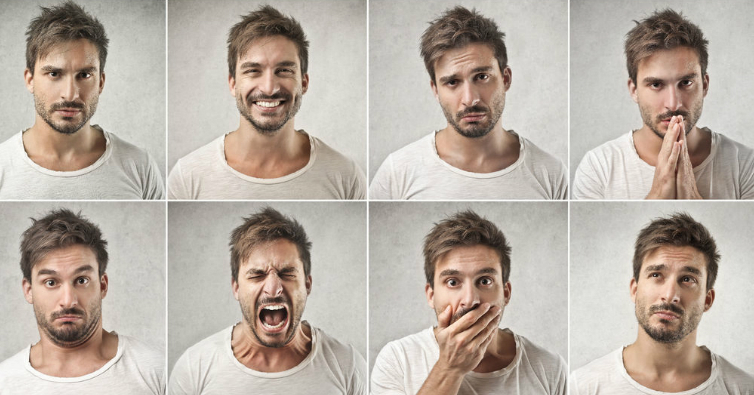
#> input picture Aula 22/Material/testes/teste02.jpg, 754 x 395 px, given in place of the camera
$ python detecting_colors_aulal.py
#> lines starting #> are read from the running program, lines starting #| are printed output that depends on the picture; after the words box and inside, x2 and y2 are one past the last pixel; in counts of white or black regions, pixels touching at a corner belong together
import cv2
import numpy as np

cap = cv2.VideoCapture(0)

while True:
    _, frame = cap.read()
#> frame is the input picture: shape (395, 754, 3); mean B, G, R 165, 175.2, 185.8
    hsv_frame = cv2.cvtColor(frame, cv2.COLOR_BGR2HSV)
#> hsv_frame: shape (395, 754, 3); mean H, S, V 21.2, 33.9, 185.9

    # H (Hue): matiz (0 a 179 no OpenCV) – define o tipo de cor (vermelho, verde, azul, etc.)
    # S (Saturation): saturação (0 a 255) – quão intensa está a cor (0 = cinza, 255 = cor vibrante)
    # V (Value): valor (0 a 255) – quão claro ou escuro está (0 = preto, 255 = mais claro possível)

    # Define um intervalo de cor para detectar vermelho
    lower_red = np.array([0, 100, 100])
    higher_red = np.array([10, 255, 255])
    mask = cv2.inRange(hsv_frame, lower_red, higher_red) # Cria uma máscara para a cor vermelha
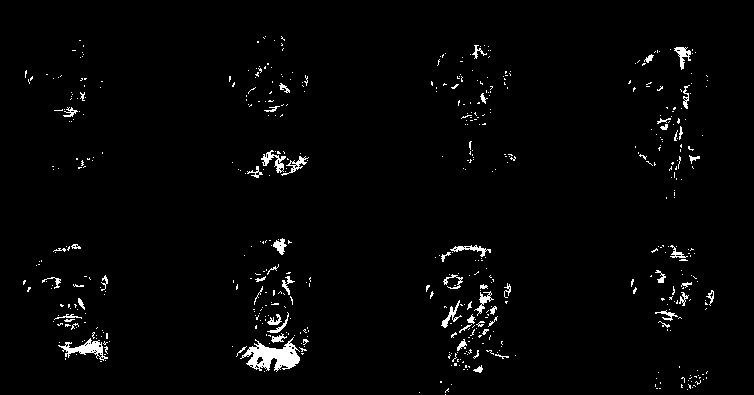
#> mask: shape (395, 754); 2.1% white; 546 white regions (488 under 20 px), largest, box (x1, y1, x2, y2) and area: (240, 337, 300, 372) 1011, (58, 338, 108, 361) 407, (261, 150, 286, 173) 207
    red = cv2.bitwise_and(frame, frame, mask=mask) # Aplica a máscara ao frame original para isolar a cor vermelha
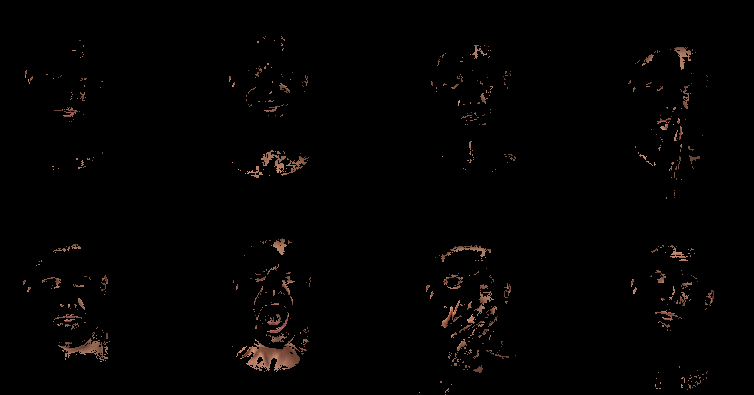
#> red: shape (395, 754, 3); mean B, G, R 1.7, 2.1, 3.1

    # Define outro intervalo para detectar o azul
    lower_blue = np.array([100, 150, 0])
    high_blue = np.array([140, 255, 255])
    mask_blue = cv2.inRange(hsv_frame, lower_blue, high_blue)
#> mask_blue: shape (395, 754); every value is 0
    blue = cv2.bitwise_and(frame, frame, mask=mask_blue)
#> blue: shape (395, 754, 3); every value is 0

    # Detecta a cor verde
    lower_green = np.array([40, 100, 100])
    higher_green = np.array([80, 255, 255])
    mask_green = cv2.inRange(hsv_frame, lower_green, higher_green)
    green = cv2.bitwise_and(frame, frame, mask=mask_green)

    # Detectando cores exceto branco
    lower_white = np.array([0, 42, 0])
    higher_white = np.array([179, 255, 255])
    mask_white = cv2.inRange(hsv_frame, lower_white, higher_white)
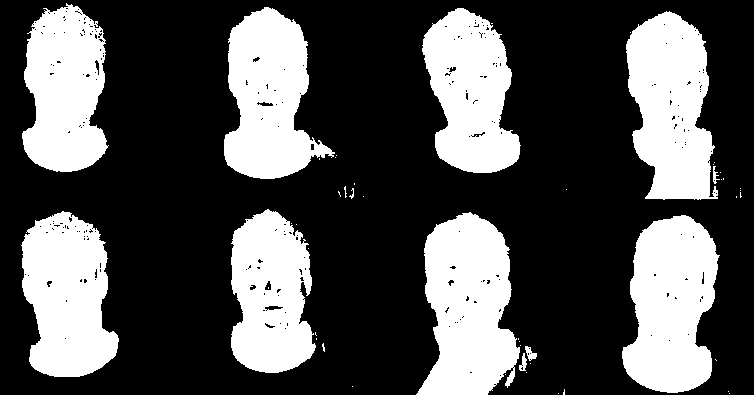
#> mask_white: shape (395, 754); 32.1% white; 50 white regions (38 under 20 px), largest, box (x1, y1, x2, y2) and area: (416, 212, 520, 395) 13521, (622, 215, 720, 393) 12768, (626, 11, 718, 200) 12458
    white = cv2.bitwise_and(frame, frame, mask=mask_white)
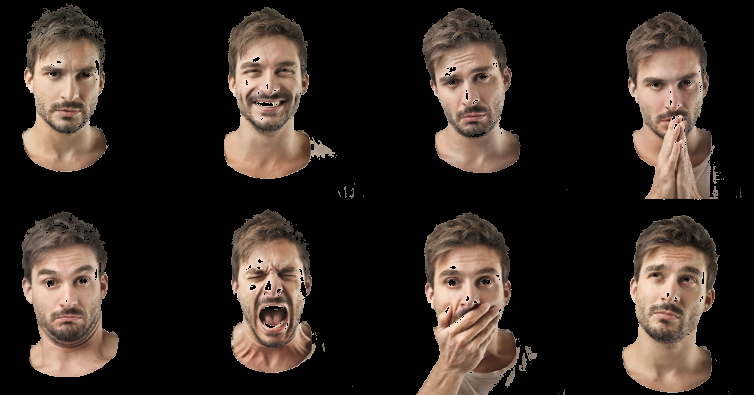
#> white: shape (395, 754, 3); mean B, G, R 33.2, 39, 48.3

    # cv2.imshow("Original Frame", frame)
    # cv2.imshow("Red Mask", red)
    # cv2.imshow("Blue Mask", blue)
    cv2.imshow("Green Mask", green)
    # cv2.imshow("White Mask", white)

    key = cv2.waitKey(1)
#> (key Esc is pressed here)
    if key == 27:
        break
